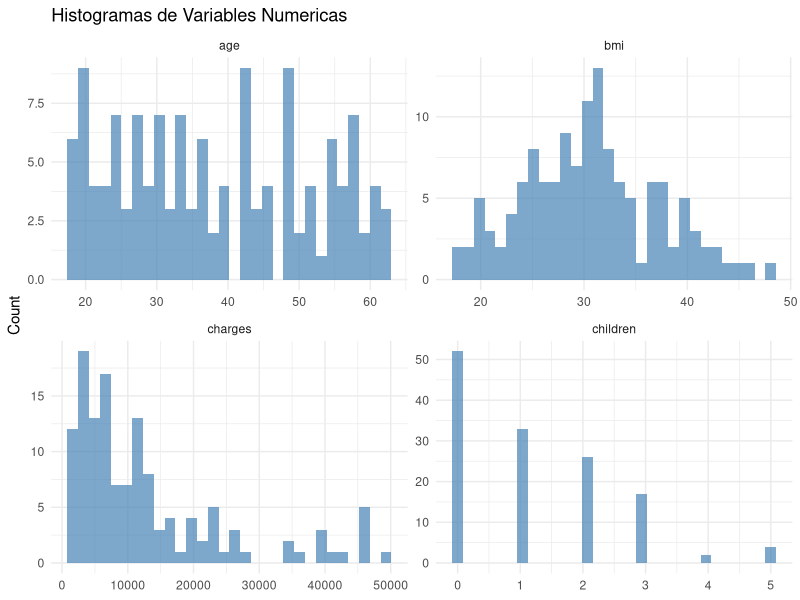
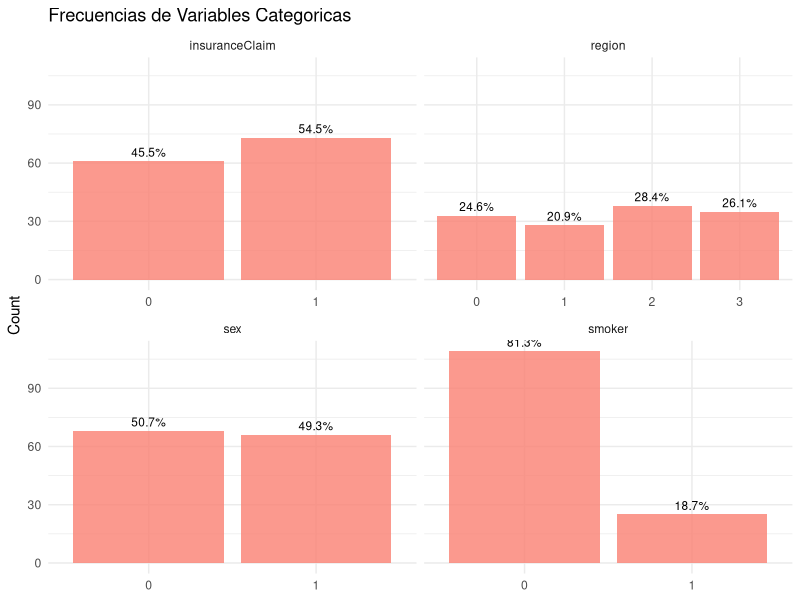
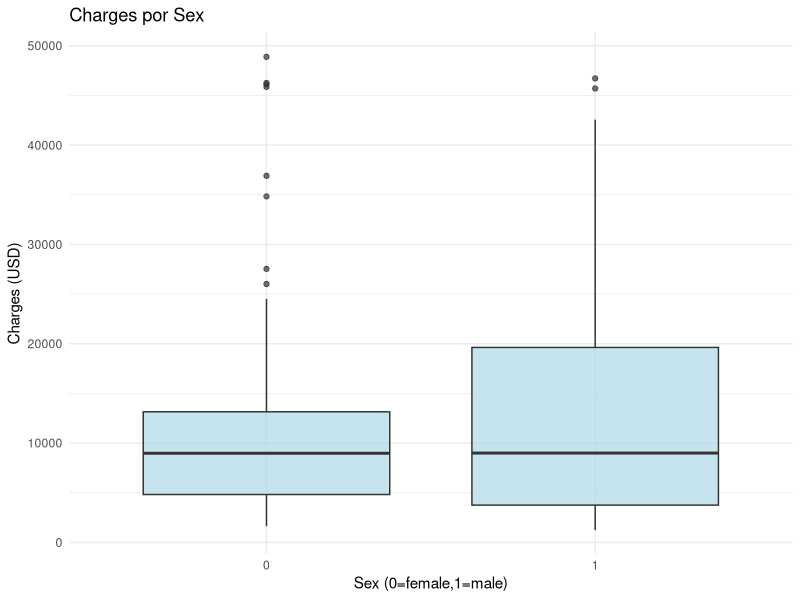
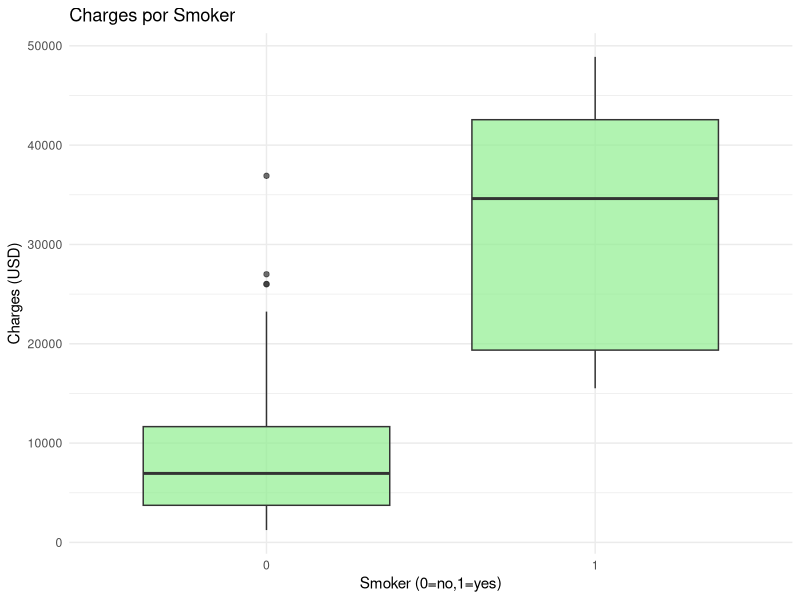
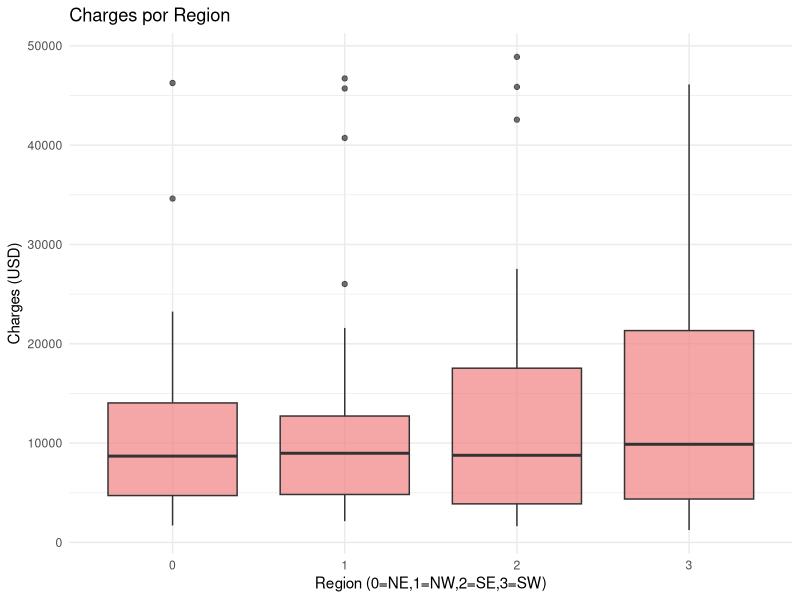
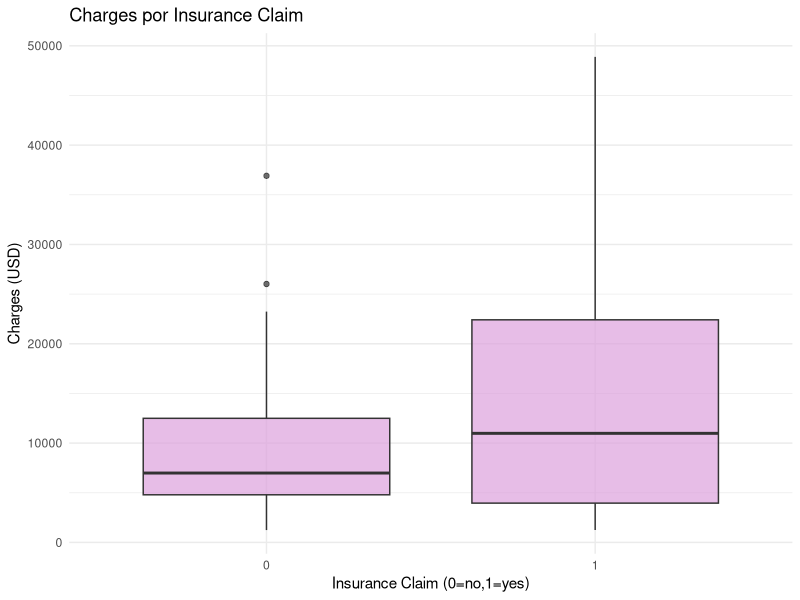
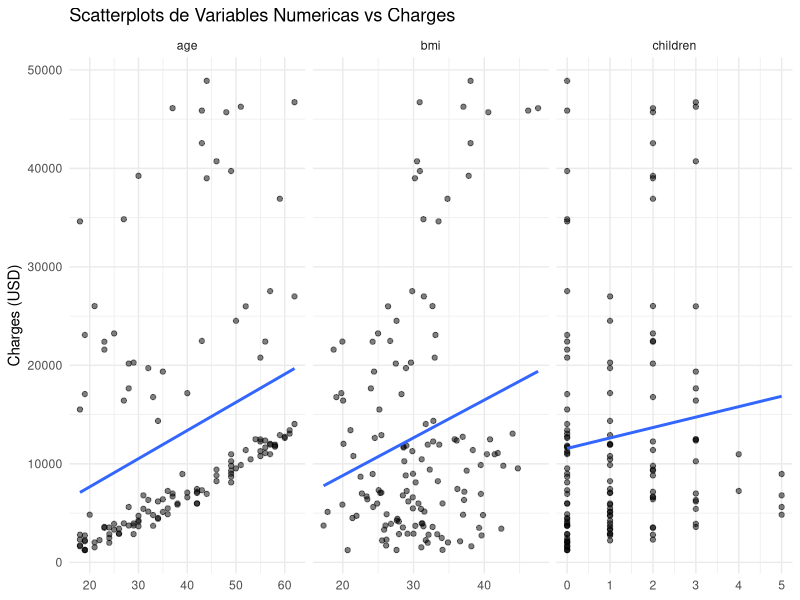
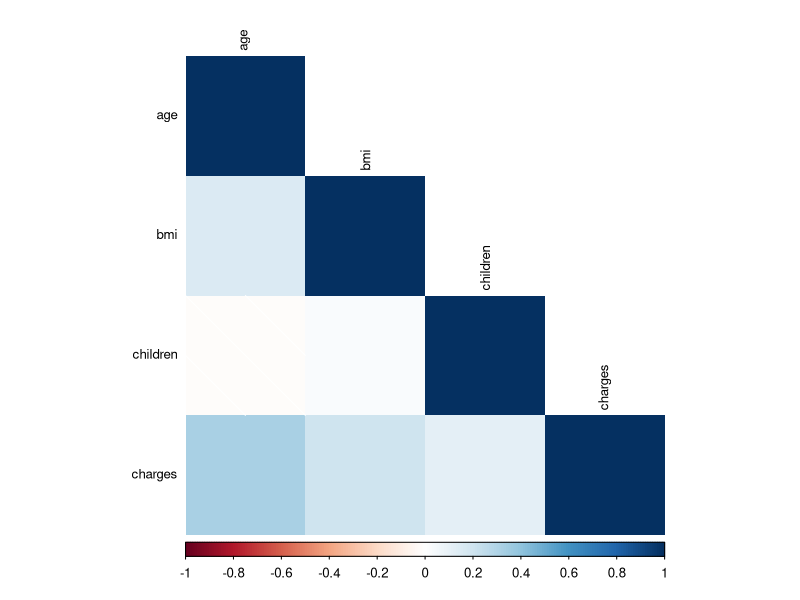

The R source for these figures, in order:
library(tidyverse)

claimsData = read_csv('test_claims.csv')

glimpse(claimsData)
summary(claimsData)

# verificar si tenemos nulos
missingSummary = claimsData %>%
  summarise(
    across(
      .cols = everything(),
      .fns  = ~ mean(is.na(.))
    )
  ) %>%
  pivot_longer(
    cols     = everything(),
    names_to = 'variable',
    values_to= 'propMissing'
  )

print(missingSummary)

# conteo de filas duplicadas
numDuplicates = sum(duplicated(claimsData))
print(numDuplicates)

# definimos las variables numericas
numericVars = c('age', 'bmi', 'children', 'charges')

# sacamos las stats
statsSummary = claimsData %>%
  summarise(
    across(
      .cols      = all_of(numericVars),
      .fns       = list(
        mean   = ~ mean(.),
        sd     = ~ sd(.),
        median = ~ median(.),
        min    = ~ min(.),
        max    = ~ max(.)
      ),
      .names     = '{.col}_{.fn}'
    )
  )

print(statsSummary)

# histograma de distribucion
claimsLong = claimsData %>%
  pivot_longer(
    cols      = all_of(numericVars),
    names_to  = 'variable',
    values_to = 'value'
  )

ggplot(claimsLong, aes(x = value)) +
  geom_histogram(bins = 30, fill = 'steelblue', alpha = 0.7) +
  facet_wrap(~ variable, scales = 'free') +
  labs(
    x     = NULL,
    y     = 'Count',
    title = 'Histogramas de Variables Numericas'
  ) +
  theme_minimal()

# Analisis de variables categoricas

claimsData = claimsData %>%
  rename(insuranceClaim = insuranceclaim)

# Definir variables categoricas
catVars = c('sex', 'smoker', 'region', 'insuranceClaim')

# Tabla de frecuencias y porcentajes
freqTable = claimsData %>%
  pivot_longer(
    cols      = all_of(catVars),
    names_to  = 'variable',
    values_to = 'value'
  ) %>%
  count(variable, value) %>%
  group_by(variable) %>%
  mutate(pct = n / sum(n)) %>%
  ungroup()

print(freqTable)

# Grafica de barras faceteada
ggplot(freqTable, aes(x = factor(value), y = n)) +
  geom_col(fill = 'salmon', alpha = 0.8) +
  geom_text(aes(label = scales::percent(pct, accuracy = 0.1)),
            vjust = -0.5, size = 3) +
  facet_wrap(~ variable, scales = 'free_x') +
  labs(
    x     = NULL,
    y     = 'Count',
    title = 'Frecuencias de Variables Categoricas'
  ) +
  theme_minimal()

#-----------------------------------------------------------
# Relacion entre variables y charges
#-----------------------------------------------------------


# Boxplots para variables categoricas vs charges
ggplot(claimsData, aes(x = factor(sex), y = charges)) +
  geom_boxplot(fill = 'lightblue', alpha = 0.7) +
  labs(
    x     = 'Sex (0=female,1=male)',
    y     = 'Charges (USD)',
    title = 'Charges por Sex'
  ) +
  theme_minimal()

ggplot(claimsData, aes(x = factor(smoker), y = charges)) +
  geom_boxplot(fill = 'lightgreen', alpha = 0.7) +
  labs(
    x     = 'Smoker (0=no,1=yes)',
    y     = 'Charges (USD)',
    title = 'Charges por Smoker'
  ) +
  theme_minimal()

ggplot(claimsData, aes(x = factor(region), y = charges)) +
  geom_boxplot(fill = 'lightcoral', alpha = 0.7) +
  labs(
    x     = 'Region (0=NE,1=NW,2=SE,3=SW)',
    y     = 'Charges (USD)',
    title = 'Charges por Region'
  ) +
  theme_minimal()

ggplot(claimsData, aes(x = factor(insuranceClaim), y = charges)) +
  geom_boxplot(fill = 'plum', alpha = 0.7) +
  labs(
    x     = 'Insurance Claim (0=no,1=yes)',
    y     = 'Charges (USD)',
    title = 'Charges por Insurance Claim'
  ) +
  theme_minimal()


# Scatterplots para variables numericas vs charges
numericVarsGraphs = c('age', 'bmi', 'children')

claimsLong2 = claimsData %>%
  pivot_longer(
    cols      = all_of(numericVarsGraphs),
    names_to  = 'variable',
    values_to = 'value'
  )

ggplot(claimsLong2, aes(x = value, y = charges)) +
  geom_point(alpha = 0.5) +
  geom_smooth(method = 'lm', se = FALSE) +
  facet_wrap(~ variable, scales = 'free_x') +
  labs(
    x     = NULL,
    y     = 'Charges (USD)',
    title = 'Scatterplots de Variables Numericas vs Charges'
  ) +
  theme_minimal()

library(corrplot)

corrMatrix = claimsData %>%
  select(all_of(numericVars)) %>%
  cor(use = 'pairwise.complete.obs')

corrplot(corrMatrix, method = 'shade', type = 'lower',
         tl.col = 'black', tl.cex = 0.8)
